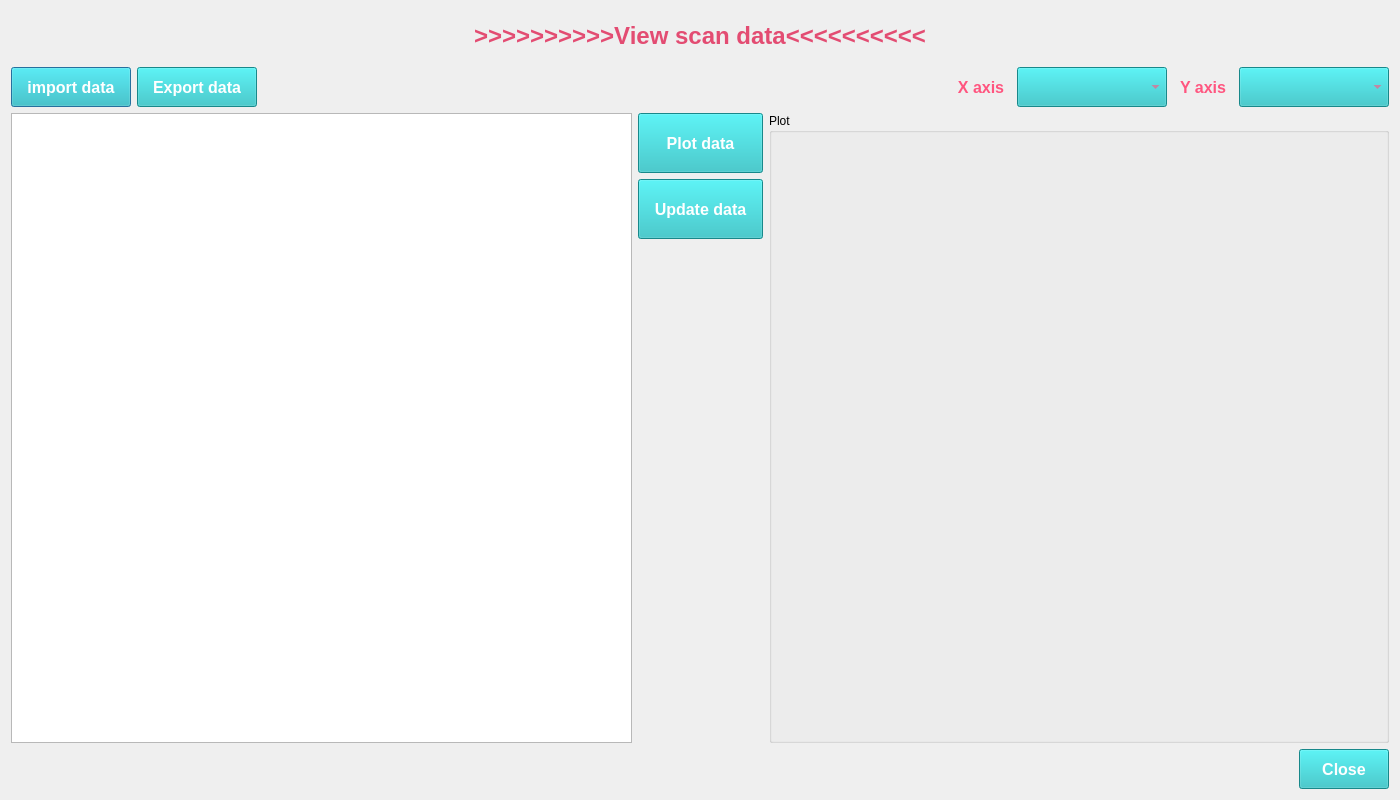
<?xml version="1.0" encoding="UTF-8"?>
<ui version="4.0">
 <class>Dialog</class>
 <widget class="QDialog" name="Dialog">
  <property name="geometry">
   <rect>
    <x>0</x>
    <y>0</y>
    <width>1400</width>
    <height>800</height>
   </rect>
  </property>
  <property name="minimumSize">
   <size>
    <width>1200</width>
    <height>800</height>
   </size>
  </property>
  <property name="windowTitle">
   <string>Dialog</string>
  </property>
  <layout class="QGridLayout" name="gridLayout">
   <item row="0" column="0">
    <layout class="QVBoxLayout" name="verticalLayout_2">
     <item>
      <widget class="QLabel" name="View_label">
       <property name="minimumSize">
        <size>
         <width>300</width>
         <height>50</height>
        </size>
       </property>
       <property name="palette">
        <palette>
         <active>
          <colorrole role="WindowText">
           <brush brushstyle="SolidPattern">
            <color alpha="255">
             <red>227</red>
             <green>76</green>
             <blue>114</blue>
            </color>
           </brush>
          </colorrole>
          <colorrole role="Text">
           <brush brushstyle="SolidPattern">
            <color alpha="255">
             <red>0</red>
             <green>170</green>
             <blue>255</blue>
            </color>
           </brush>
          </colorrole>
          <colorrole role="PlaceholderText">
           <brush brushstyle="SolidPattern">
            <color alpha="128">
             <red>0</red>
             <green>170</green>
             <blue>255</blue>
            </color>
           </brush>
          </colorrole>
         </active>
         <inactive>
          <colorrole role="WindowText">
           <brush brushstyle="SolidPattern">
            <color alpha="255">
             <red>227</red>
             <green>76</green>
             <blue>114</blue>
            </color>
           </brush>
          </colorrole>
          <colorrole role="Text">
           <brush brushstyle="SolidPattern">
            <color alpha="255">
             <red>0</red>
             <green>170</green>
             <blue>255</blue>
            </color>
           </brush>
          </colorrole>
          <colorrole role="PlaceholderText">
           <brush brushstyle="SolidPattern">
            <color alpha="128">
             <red>0</red>
             <green>170</green>
             <blue>255</blue>
            </color>
           </brush>
          </colorrole>
         </inactive>
         <disabled>
          <colorrole role="WindowText">
           <brush brushstyle="SolidPattern">
            <color alpha="255">
             <red>120</red>
             <green>120</green>
             <blue>120</blue>
            </color>
           </brush>
          </colorrole>
          <colorrole role="Text">
           <brush brushstyle="SolidPattern">
            <color alpha="255">
             <red>120</red>
             <green>120</green>
             <blue>120</blue>
            </color>
           </brush>
          </colorrole>
          <colorrole role="PlaceholderText">
           <brush brushstyle="SolidPattern">
            <color alpha="128">
             <red>0</red>
             <green>0</green>
             <blue>0</blue>
            </color>
           </brush>
          </colorrole>
         </disabled>
        </palette>
       </property>
       <property name="font">
        <font>
         <family>Arial</family>
         <pointsize>18</pointsize>
         <weight>75</weight>
         <bold>true</bold>
        </font>
       </property>
       <property name="text">
        <string>&gt;&gt;&gt;&gt;&gt;&gt;&gt;&gt;&gt;&gt;View scan data&lt;&lt;&lt;&lt;&lt;&lt;&lt;&lt;&lt;&lt;</string>
       </property>
       <property name="alignment">
        <set>Qt::AlignCenter</set>
       </property>
      </widget>
     </item>
     <item>
      <layout class="QHBoxLayout" name="horizontalLayout">
       <item>
        <widget class="QPushButton" name="Import_btn">
         <property name="sizePolicy">
          <sizepolicy hsizetype="Fixed" vsizetype="Fixed">
           <horstretch>0</horstretch>
           <verstretch>0</verstretch>
          </sizepolicy>
         </property>
         <property name="minimumSize">
          <size>
           <width>120</width>
           <height>40</height>
          </size>
         </property>
         <property name="font">
          <font>
           <family>Arial</family>
           <pointsize>12</pointsize>
           <weight>75</weight>
           <bold>true</bold>
          </font>
         </property>
         <property name="styleSheet">
          <string notr="true">background-color: rgb(33, 190, 193);
border-size:5px;
selection-color: rgb(255, 85, 127);
color: rgb(255, 255, 255);</string>
         </property>
         <property name="text">
          <string>import data</string>
         </property>
        </widget>
       </item>
       <item>
        <widget class="QPushButton" name="Export_btn">
         <property name="sizePolicy">
          <sizepolicy hsizetype="Fixed" vsizetype="Fixed">
           <horstretch>0</horstretch>
           <verstretch>0</verstretch>
          </sizepolicy>
         </property>
         <property name="minimumSize">
          <size>
           <width>120</width>
           <height>40</height>
          </size>
         </property>
         <property name="font">
          <font>
           <family>Arial</family>
           <pointsize>12</pointsize>
           <weight>75</weight>
           <bold>true</bold>
          </font>
         </property>
         <property name="styleSheet">
          <string notr="true">background-color: rgb(33, 190, 193);
border-size:5px;
selection-color: rgb(255, 85, 127);
color: rgb(255, 255, 255);</string>
         </property>
         <property name="text">
          <string>Export data</string>
         </property>
        </widget>
       </item>
       <item>
        <spacer name="horizontalSpacer">
         <property name="orientation">
          <enum>Qt::Horizontal</enum>
         </property>
         <property name="sizeHint" stdset="0">
          <size>
           <width>338</width>
           <height>17</height>
          </size>
         </property>
        </spacer>
       </item>
       <item>
        <widget class="QLabel" name="label_2">
         <property name="minimumSize">
          <size>
           <width>60</width>
           <height>40</height>
          </size>
         </property>
         <property name="palette">
          <palette>
           <active>
            <colorrole role="WindowText">
             <brush brushstyle="SolidPattern">
              <color alpha="255">
               <red>255</red>
               <green>85</green>
               <blue>127</blue>
              </color>
             </brush>
            </colorrole>
            <colorrole role="Text">
             <brush brushstyle="SolidPattern">
              <color alpha="255">
               <red>255</red>
               <green>85</green>
               <blue>127</blue>
              </color>
             </brush>
            </colorrole>
            <colorrole role="PlaceholderText">
             <brush brushstyle="SolidPattern">
              <color alpha="128">
               <red>255</red>
               <green>85</green>
               <blue>127</blue>
              </color>
             </brush>
            </colorrole>
           </active>
           <inactive>
            <colorrole role="WindowText">
             <brush brushstyle="SolidPattern">
              <color alpha="255">
               <red>255</red>
               <green>85</green>
               <blue>127</blue>
              </color>
             </brush>
            </colorrole>
            <colorrole role="Text">
             <brush brushstyle="SolidPattern">
              <color alpha="255">
               <red>255</red>
               <green>85</green>
               <blue>127</blue>
              </color>
             </brush>
            </colorrole>
            <colorrole role="PlaceholderText">
             <brush brushstyle="SolidPattern">
              <color alpha="128">
               <red>255</red>
               <green>85</green>
               <blue>127</blue>
              </color>
             </brush>
            </colorrole>
           </inactive>
           <disabled>
            <colorrole role="WindowText">
             <brush brushstyle="SolidPattern">
              <color alpha="255">
               <red>120</red>
               <green>120</green>
               <blue>120</blue>
              </color>
             </brush>
            </colorrole>
            <colorrole role="Text">
             <brush brushstyle="SolidPattern">
              <color alpha="255">
               <red>120</red>
               <green>120</green>
               <blue>120</blue>
              </color>
             </brush>
            </colorrole>
            <colorrole role="PlaceholderText">
             <brush brushstyle="SolidPattern">
              <color alpha="128">
               <red>0</red>
               <green>0</green>
               <blue>0</blue>
              </color>
             </brush>
            </colorrole>
           </disabled>
          </palette>
         </property>
         <property name="font">
          <font>
           <family>Arial</family>
           <pointsize>12</pointsize>
           <weight>75</weight>
           <bold>true</bold>
          </font>
         </property>
         <property name="text">
          <string>X axis</string>
         </property>
         <property name="alignment">
          <set>Qt::AlignCenter</set>
         </property>
        </widget>
       </item>
       <item>
        <widget class="QComboBox" name="Select_X_axis">
         <property name="minimumSize">
          <size>
           <width>150</width>
           <height>40</height>
          </size>
         </property>
         <property name="font">
          <font>
           <family>Arial</family>
           <pointsize>12</pointsize>
           <weight>75</weight>
           <bold>true</bold>
          </font>
         </property>
         <property name="layoutDirection">
          <enum>Qt::LeftToRight</enum>
         </property>
         <property name="styleSheet">
          <string notr="true">background-color:  rgb(33, 190, 193);
color: rgb(255, 85, 127);
selection-color: rgb(255, 85, 0);
selection-background-color: rgb(28, 255, 247);
border-color: rgb(255, 0, 127);</string>
         </property>
         <property name="insertPolicy">
          <enum>QComboBox::InsertAtBottom</enum>
         </property>
        </widget>
       </item>
       <item>
        <widget class="QLabel" name="label">
         <property name="minimumSize">
          <size>
           <width>60</width>
           <height>40</height>
          </size>
         </property>
         <property name="palette">
          <palette>
           <active>
            <colorrole role="WindowText">
             <brush brushstyle="SolidPattern">
              <color alpha="255">
               <red>255</red>
               <green>85</green>
               <blue>127</blue>
              </color>
             </brush>
            </colorrole>
           </active>
           <inactive>
            <colorrole role="WindowText">
             <brush brushstyle="SolidPattern">
              <color alpha="255">
               <red>255</red>
               <green>85</green>
               <blue>127</blue>
              </color>
             </brush>
            </colorrole>
           </inactive>
           <disabled>
            <colorrole role="WindowText">
             <brush brushstyle="SolidPattern">
              <color alpha="255">
               <red>120</red>
               <green>120</green>
               <blue>120</blue>
              </color>
             </brush>
            </colorrole>
           </disabled>
          </palette>
         </property>
         <property name="font">
          <font>
           <family>Arial</family>
           <pointsize>12</pointsize>
           <weight>75</weight>
           <bold>true</bold>
          </font>
         </property>
         <property name="text">
          <string>Y axis</string>
         </property>
         <property name="alignment">
          <set>Qt::AlignCenter</set>
         </property>
        </widget>
       </item>
       <item>
        <widget class="QComboBox" name="Select_Y_axis">
         <property name="minimumSize">
          <size>
           <width>150</width>
           <height>40</height>
          </size>
         </property>
         <property name="font">
          <font>
           <family>Arial</family>
           <pointsize>12</pointsize>
           <weight>75</weight>
           <bold>true</bold>
          </font>
         </property>
         <property name="styleSheet">
          <string notr="true">background-color:  rgb(33, 190, 193);
color: rgb(255, 85, 127);
selection-color: rgb(255, 85, 0);
selection-background-color: rgb(7, 197, 255);
border-color: rgb(255, 0, 127);</string>
         </property>
        </widget>
       </item>
      </layout>
     </item>
     <item>
      <layout class="QHBoxLayout" name="horizontalLayout_3">
       <item>
        <widget class="QTableView" name="tableView">
         <property name="minimumSize">
          <size>
           <width>400</width>
           <height>300</height>
          </size>
         </property>
        </widget>
       </item>
       <item>
        <layout class="QVBoxLayout" name="verticalLayout">
         <item>
          <widget class="QPushButton" name="Plot_data_btn">
           <property name="sizePolicy">
            <sizepolicy hsizetype="Fixed" vsizetype="Fixed">
             <horstretch>0</horstretch>
             <verstretch>0</verstretch>
            </sizepolicy>
           </property>
           <property name="minimumSize">
            <size>
             <width>125</width>
             <height>60</height>
            </size>
           </property>
           <property name="font">
            <font>
             <family>Arial</family>
             <pointsize>12</pointsize>
             <weight>75</weight>
             <bold>true</bold>
            </font>
           </property>
           <property name="styleSheet">
            <string notr="true">background-color: rgb(33, 190, 193);
border-size:5px;
selection-color: rgb(255, 85, 127);
color: rgb(255, 255, 255);</string>
           </property>
           <property name="text">
            <string>Plot data</string>
           </property>
          </widget>
         </item>
         <item>
          <widget class="QPushButton" name="Update_data_btn">
           <property name="sizePolicy">
            <sizepolicy hsizetype="Fixed" vsizetype="Fixed">
             <horstretch>0</horstretch>
             <verstretch>0</verstretch>
            </sizepolicy>
           </property>
           <property name="minimumSize">
            <size>
             <width>125</width>
             <height>60</height>
            </size>
           </property>
           <property name="font">
            <font>
             <family>Arial</family>
             <pointsize>12</pointsize>
             <weight>75</weight>
             <bold>true</bold>
            </font>
           </property>
           <property name="styleSheet">
            <string notr="true">background-color: rgb(33, 190, 193);
border-size:5px;
selection-color: rgb(255, 85, 127);
color: rgb(255, 255, 255);</string>
           </property>
           <property name="text">
            <string>Update data</string>
           </property>
          </widget>
         </item>
         <item>
          <spacer name="verticalSpacer">
           <property name="orientation">
            <enum>Qt::Vertical</enum>
           </property>
           <property name="sizeHint" stdset="0">
            <size>
             <width>20</width>
             <height>238</height>
            </size>
           </property>
          </spacer>
         </item>
        </layout>
       </item>
       <item>
        <widget class="QGroupBox" name="Plot_box">
         <property name="sizePolicy">
          <sizepolicy hsizetype="Expanding" vsizetype="Expanding">
           <horstretch>0</horstretch>
           <verstretch>0</verstretch>
          </sizepolicy>
         </property>
         <property name="minimumSize">
          <size>
           <width>450</width>
           <height>420</height>
          </size>
         </property>
         <property name="title">
          <string>Plot</string>
         </property>
        </widget>
       </item>
      </layout>
     </item>
     <item>
      <layout class="QHBoxLayout" name="horizontalLayout_2">
       <item>
        <spacer name="horizontalSpacer_2">
         <property name="orientation">
          <enum>Qt::Horizontal</enum>
         </property>
         <property name="sizeHint" stdset="0">
          <size>
           <width>448</width>
           <height>20</height>
          </size>
         </property>
        </spacer>
       </item>
       <item>
        <widget class="QPushButton" name="Close_btn">
         <property name="sizePolicy">
          <sizepolicy hsizetype="Fixed" vsizetype="Fixed">
           <horstretch>0</horstretch>
           <verstretch>0</verstretch>
          </sizepolicy>
         </property>
         <property name="minimumSize">
          <size>
           <width>90</width>
           <height>40</height>
          </size>
         </property>
         <property name="font">
          <font>
           <family>Arial</family>
           <pointsize>12</pointsize>
           <weight>75</weight>
           <bold>true</bold>
          </font>
         </property>
         <property name="styleSheet">
          <string notr="true">background-color: rgb(33, 190, 193);
border-size:5px;
selection-color: rgb(255, 85, 127);
color: rgb(255, 255, 255);</string>
         </property>
         <property name="text">
          <string>Close</string>
         </property>
        </widget>
       </item>
      </layout>
     </item>
    </layout>
   </item>
  </layout>
 </widget>
 <resources/>
 <connections/>
</ui>
